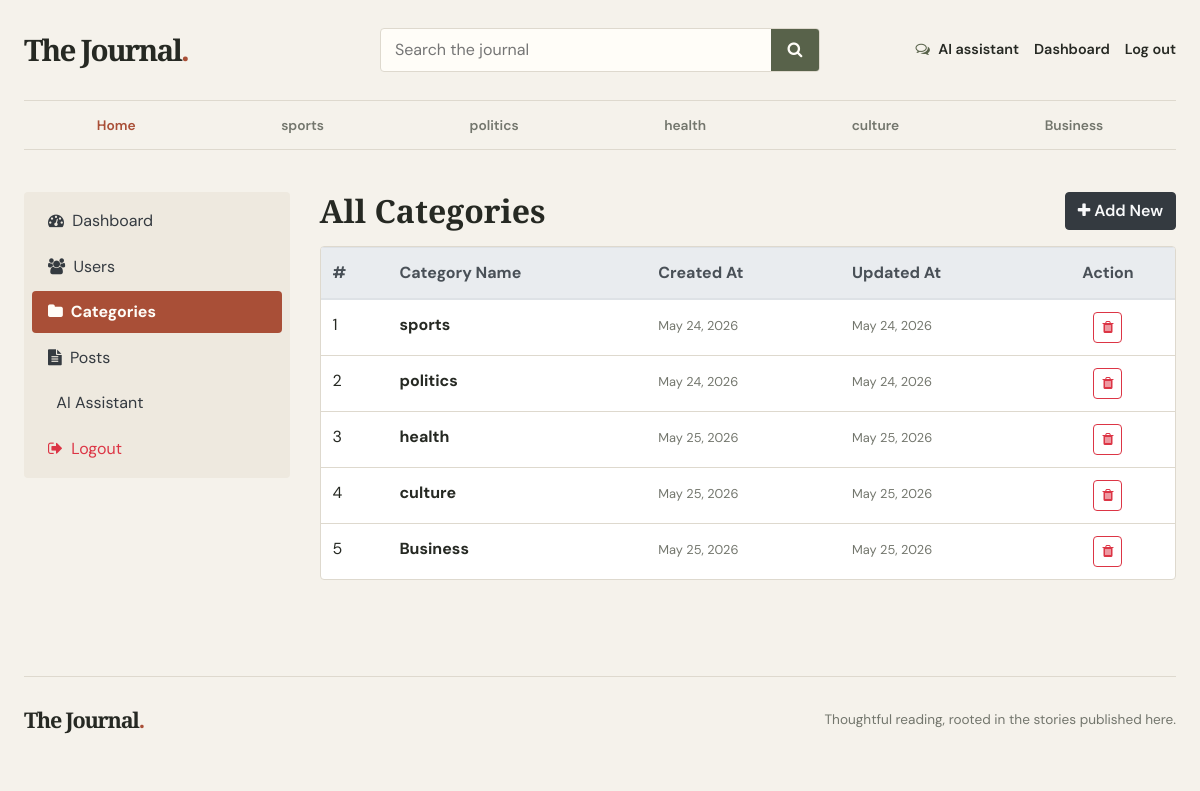
The app's page /dashboards/categories/ (signed in) with its own data.
### blog/models.py (models this page shows, shortened)
class category(models.Model):
    category_name = models.CharField(max_length=50 , unique=True)
    created_at = models.DateTimeField(auto_now_add=True)
    updated_at = models.DateTimeField(auto_now=True)
    class Meta:
        verbose_name_plural = "calegories"

### dashboards/views.py (the view)
# urls.py: path('categories/',views.categories,name='categories'),
@login_required(login_url='login')
def categories(request):
    return render(request, 'dashboards/categories.html')

### blog/context_processors.py (called while the page is built)
def get_categories(request):
    categories = category.objects.all()
    return dict(categories=categories)

### templates/dashboards/categories.html
{% extends 'base.html' %}
{% block content %}
<div class="row">
    {% include 'dashboards/sidebar.html' %}
    <div class="col-md-9">
        <div class="d-flex flex-wrap justify-content-between align-items-center mb-3">
            <h2 class="mb-2 mb-md-0">All Categories</h2>
            <a href="{% url 'add_category' %}" class="btn btn-dark text-light">
                <i class="fa fa-plus"></i> Add New
            </a>
        </div>
        <div class="table-responsive shadow-sm border rounded bg-white">
            <table class="table table-hover mb-0">
                <thead class="thead-light">
                  <tr>
                    <th>#</th>
                    <th>Category Name</th>
                    <th>Created At</th>
                    <th>Updated At</th>
                    <th class="text-center">Action</th>
                  </tr>
                </thead>
                <tbody>
                {% for cat in categories %}
                  <tr>
                    <td>{{ forloop.counter }}</td>
                    <td class="font-weight-bold">{{ cat.category_name }}</td>
                    <td><small class="text-muted">{{ cat.created_at|date:"M d, Y" }}</small></td>
                    <td><small class="text-muted">{{ cat.updated_at|date:"M d, Y" }}</small></td>
                    <td class="text-center">
                        <a href="{% url 'delete_category' cat.id %}" class="btn btn-sm btn-outline-danger" onclick="return confirm('Delete this category?');">
                            <i class="fa fa-trash"></i>
                        </a>
                    </td>
                  </tr>
                {% empty %}
                  <tr>
                    <td colspan="5" class="text-center py-4 text-muted">No categories available.</td>
                  </tr>
                {% endfor %}
                </tbody>
            </table>
        </div>
        <br>
    </div>
</div>
{% endblock %}

### templates/base.html (shortened to what this page needs)
{% load static %}
<!DOCTYPE html>
<html lang="en">
<head>
    <link href="https://getbootstrap.com/docs/4.0/dist/css/bootstrap.min.css" rel="stylesheet">
    <link href="{% static 'css/blog.css' %}" rel="stylesheet">
    <link rel="stylesheet" href="https://cdnjs.cloudflare.com/ajax/libs/font-awesome/4.7.0/css/font-awesome.min.css">
</head>
<body>
    <div class="site-shell">
      <header class="site-header">
        <div class="header-main">
          <a class="blog-header-logo" href="{% url 'home' %}" aria-label="The Journal home">The Journal<span>.</span></a>
          <form class="site-search" action="{% url 'search' %}" method="GET" role="search">
            <input id="site-search-input" type="search" name="keyword" value="{{ keyword|default:'' }}" placeholder="Search the journal">
            <button type="submit" aria-label="Search"><i class="fa fa-search" aria-hidden="true"></i></button>
          </form>
          <nav class="header-actions" aria-label="Account and tools">
            <a class="header-tool" href="{% url 'ai_chat' %}"><i class="fa fa-comments-o" aria-hidden="true"></i> AI assistant</a>
            {% if not user.is_authenticated %}
            <a class="header-account" href="{% url 'login' %}">Log in</a>
            <a class="button button-small" href="{% url 'register' %}">Create account</a>
            {% else %}
            <a class="header-account" href="{% url 'dashboard' %}">Dashboard</a>
            <a class="header-account" href="{% url 'logout' %}">Log out</a>
            {% endif %}
          </nav>
        </div>
        <div class="category-bar">
          <nav class="category-nav" aria-label="Categories">
            <a href="{% url 'home' %}">Home</a>
            {% for i in categories %}
            <a href="{% url 'post_by_category' i.id %}">{{ i.category_name }}</a>
            {% endfor %}
          </nav>
        </div>
      </header>
      {% block content %}{% endblock %}
      <footer class="site-footer">
        <a class="footer-brand" href="{% url 'home' %}">The Journal<span>.</span></a>
        <p>Thoughtful reading, rooted in the stories published here.</p>
      </footer>
    </div>
</body>
</html>

### blog_main/static/css/blog.css (style rules this page uses)
:root { color-scheme: light; --paper: #f5f2eb; --surface: #fffdf8; --surface-muted: #eee9df; --ink: #262923; --muted: #73766d; --line: #ded9ce; --olive: #58624a; --olive-dark: #414a36; --terracotta: #a94f37; --terracotta-dark: #873c29; --serif: "Playfair Display", Georgia, serif; --sans: "DM Sans", Arial, sans-serif; }
* { box-sizing: border-box; }
body { margin: 0; background: var(--paper); color: var(--ink); font-family: var(--sans); font-size: 16px; line-height: 1.6; }
a { color: var(--olive-dark); transition: color .18s ease, background-color .18s ease, border-color .18s ease; }
h1, h2, h3, h4, h5, h6 { color: var(--ink); font-family: var(--serif); font-weight: 600; line-height: 1.2; }
.site-shell { width: min(1200px, calc(100% - 48px)); margin: 0 auto; }
.site-header { margin-bottom: 42px; border-bottom: 1px solid var(--line); }
.header-main { display: grid; grid-template-columns: minmax(190px, 1fr) minmax(220px, 440px) minmax(260px, 1fr); align-items: center; gap: 28px; min-height: 100px; }
.blog-header-logo, .footer-brand { color: var(--ink); font-family: var(--serif); font-size: 1.85rem; font-weight: 700; letter-spacing: -.06em; white-space: nowrap; }
.blog-header-logo span, .footer-brand span { color: var(--terracotta); }
.site-search { display: flex; overflow: hidden; height: 44px; border: 1px solid var(--line); border-radius: 4px; background: var(--surface); }
.site-search input { width: 100%; min-width: 0; padding: 0 14px; border: 0; outline: 0; background: transparent; color: var(--ink); font: inherit; }
.site-search button { width: 48px; flex: 0 0 48px; border: 0; background: var(--olive); color: var(--surface); }
.header-actions { display: flex; align-items: center; justify-content: flex-end; gap: 15px; }
.header-tool, .header-account { color: var(--ink); font-size: .9rem; font-weight: 600; white-space: nowrap; }
.header-tool i { margin-right: 5px; color: var(--olive); }
.category-bar { border-top: 1px solid var(--line); }
.category-nav { display: flex; min-height: 48px; align-items: center; justify-content: space-between; overflow-x: auto; scrollbar-width: thin; }
.category-nav a { flex: 1 0 auto; padding: 12px 18px; color: var(--muted); font-size: .86rem; font-weight: 600; line-height: 24px; text-align: center; white-space: nowrap; }
.category-nav a:first-child { color: var(--terracotta); }
.blog-post-meta, .text-muted { color: var(--muted) !important; }
.table-responsive { border-color: var(--line) !important; background: var(--surface); }
.table { color: var(--ink); }
.table thead th, .thead-light th { border-color: var(--line); background: var(--surface-muted); color: var(--ink); }
.table td, .table th { border-color: var(--line); }
.btn { border-radius: 4px; font-weight: 600; }
.site-footer { display: flex; align-items: center; justify-content: space-between; gap: 20px; margin-top: 70px; padding: 26px 0; border-top: 1px solid var(--line); }
.footer-brand { font-size: 1.35rem; }
.site-footer p { margin: 0; color: var(--muted); font-size: .85rem; }

### records on screen
category: category_name "sports", created_at "May 24, 2026", updated_at "May 24, 2026"
category: category_name "politics", created_at "May 24, 2026", updated_at "May 24, 2026"
category: category_name "health", created_at "May 25, 2026", updated_at "May 25, 2026"
category: category_name "culture", created_at "May 25, 2026", updated_at "May 25, 2026"
category: category_name "Business", created_at "May 25, 2026", updated_at "May 25, 2026"
